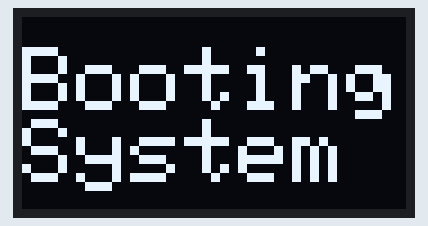
This sketch was run on a simulated Arduino Uno, built with avr-gcc and run on an emulated ATmega328P. Shown: 128×64 one-colour display.

Above: at 2.1 s.
At 4.1 s:
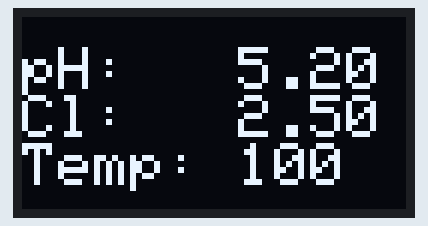

The sketch:

I2C_Display.ino
```cpp
/*
   Link to product: https://www.makerfocus.com/products/4pcs-i2c-oled-0-96-inch-display-module-with-du-pont-wire-40-pin-for-arduino-uno-r3-stm?_pos=2&_sid=b2a715dd4&_ss=r
   Link to tutorial: https://randomnerdtutorials.com/guide-for-oled-display-with-arduino/

   Details: I2C OLED 0.96 Inch OLED Display Module IIC SSD1306 128 64 LCD White for Arduino UNO R3 STM
*/

//#include <Wire.h>
//#include <Adafruit_GFX.h>
#include <Adafruit_SSD1306.h>

#define SCREEN_WIDTH 128 // OLED display width, in pixels
#define SCREEN_HEIGHT 64 // OLED display height, in pixels

float pHReading = 5.2;
float chlorineReading = 2.5;
byte TemperatureReading = 100;

// Declaration for an SSD1306 display connected to I2C (SDA, SCL pins)
Adafruit_SSD1306 display(SCREEN_WIDTH, SCREEN_HEIGHT, &Wire, -1);

void setup() {
  Serial.begin(9600);

  if (!display.begin(SSD1306_SWITCHCAPVCC, 0x3C)) { // Address 0x3D for 128x64
    Serial.println(F("SSD1306 allocation failed"));
  }
  delay(2000);
  display.clearDisplay();

  display.setTextSize(3);
  display.setTextColor(WHITE);
  display.setCursor(0, 10);
  // Display static text
  display.println("BootingSystem");
  display.display();
  delay(2000);
}

void loop() {
  display.setTextSize(2);
  display.clearDisplay();
  display.setCursor(0, 10);
  // Display static text
  //display.println("Main Pump: ");
  //  display.println(statusMainPump);
  //display.println("Chemical Levels: ");
  //  display.println(chemicalLevels);
  display.print("pH:   ");
  display.println(pHReading);
  display.print("Cl:   ");
  display.println(chlorineReading);
    display.print("Temp: ");
  display.println(TemperatureReading);
  display.display();
}
```

Measured:
- what the display in image 0 shows lasts 2.0 s, from 2.1 s to 4.1 s
